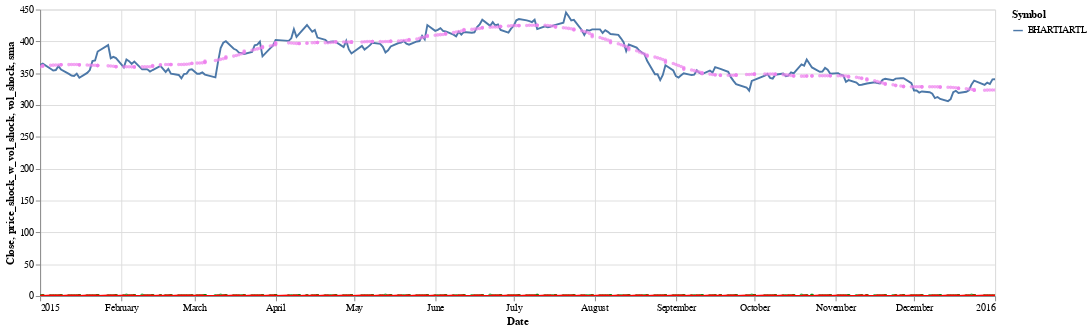

The notebook cell saved with this chart:
### Code cell
plot_airtel=alt.Chart(data2).mark_line().encode(
    x='Date',
    y='Close',
    color='Symbol'
).interactive()
sma12 = alt.Chart(data2).mark_point(
    color='violet',
    size=3
).transform_window(
    sma='mean(Close)',
    frame=[-25, 25]
).encode(
    x='Date',
    y='sma:Q'
)
vol_s2=alt.Chart(data2).mark_line(color='red').encode(
    x='Date',
    y='vol_shock'
).interactive()
points2 = alt.Chart(data2).mark_point(color='green',size=5).encode(
    x='Date',
    y='price_shock_w_vol_shock',

).interactive()

(plot_airtel + points2+vol_s2+sma12).properties(width=1000,height=300)

### Figure 1 — Vega-Lite specification as saved in the notebook (floating-point values rounded to 4 significant figures; data arrays with more than 128 entries replaced by an {"elided": "..."} marker saying what was removed)
{"config": {"view": {"continuousWidth": 400, "continuousHeight": 300}}, "layer": [{"mark": "line", "encoding": {"color": {"type": "nominal", "field": "Symbol"}, "x": {"type": "temporal", "field": "Date"}, "y": {"type": "quantitative", "field": "Close"}}, "selection": {"selector052": {"type": "interval", "bind": "scales", "encodings": ["x", "y"]}}}, {"mark": {"type": "point", "color": "green", "size": 5}, "encoding": {"x": {"type": "temporal", "field": "Date"}, "y": {"type": "quantitative", "field": "price_shock_w_vol_shock"}}, "selection": {"selector054": {"type": "interval", "bind": "scales", "encodings": ["x", "y"]}}}, {"mark": {"type": "line", "color": "red"}, "encoding": {"x": {"type": "temporal", "field": "Date"}, "y": {"type": "quantitative", "field": "vol_shock"}}, "selection": {"selector053": {"type": "interval", "bind": "scales", "encodings": ["x", "y"]}}}, {"mark": {"type": "point", "color": "violet", "size": 3}, "encoding": {"x": {"type": "temporal", "field": "Date"}, "y": {"type": "quantitative", "field": "sma"}}, "transform": [{"window": [{"op": "mean", "field": "Close", "as": "sma"}], "frame": [-25, 25]}]}], "data": {"name": "data-243c358ea130c81d0eb0c05af53fe6d0"}, "height": 300, "width": 1000, "$schema": "https://vega.github.io/schema/vega-lite/v4.8.1.json", "datasets": {"data-243c358ea130c81d0eb0c05af53fe6d0": {"elided": "366 records"}}}
